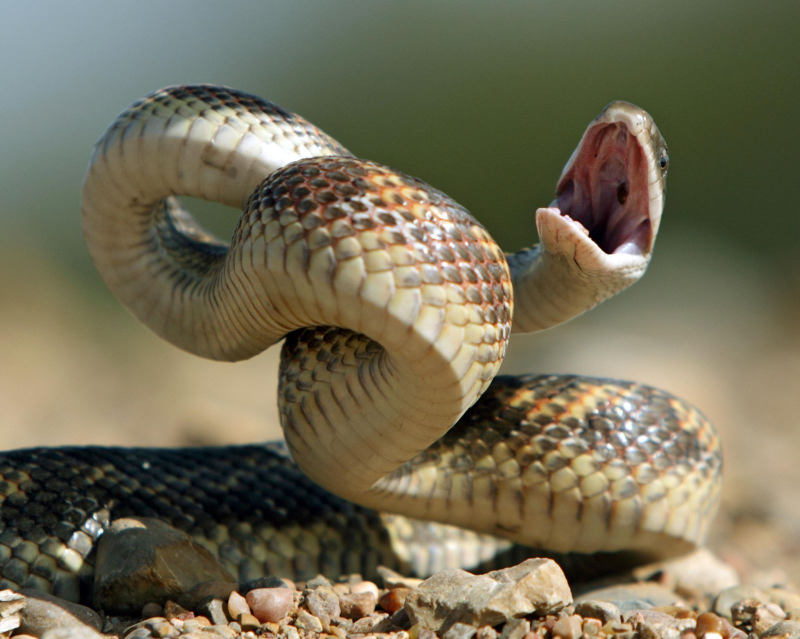
#> input picture assets/snake.jpg, 1600 x 1278 px (shown at 1/2 size)
$ python opencv_images.py
#> lines starting #> are read from the running program, lines starting #| are printed output that depends on the picture
import cv2

# * Read
img = cv2.imread("assets/snake.jpg", cv2.IMREAD_GRAYSCALE)
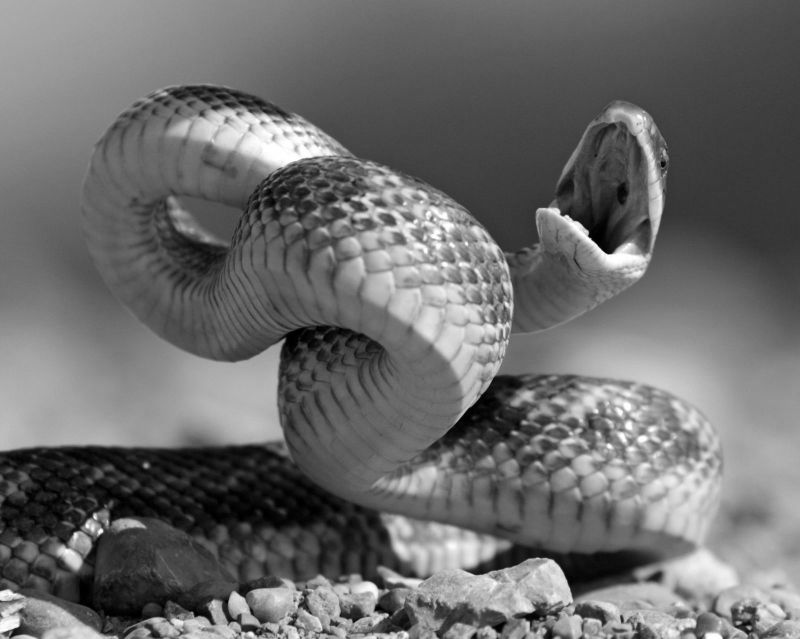
#> img: shape (1278, 1600) (shown at 1/2 size); min 0, max 255, mean 108

# * Resize to half width and half height
img = cv2.resize(img, (0, 0), fx=0.5, fy=0.5)
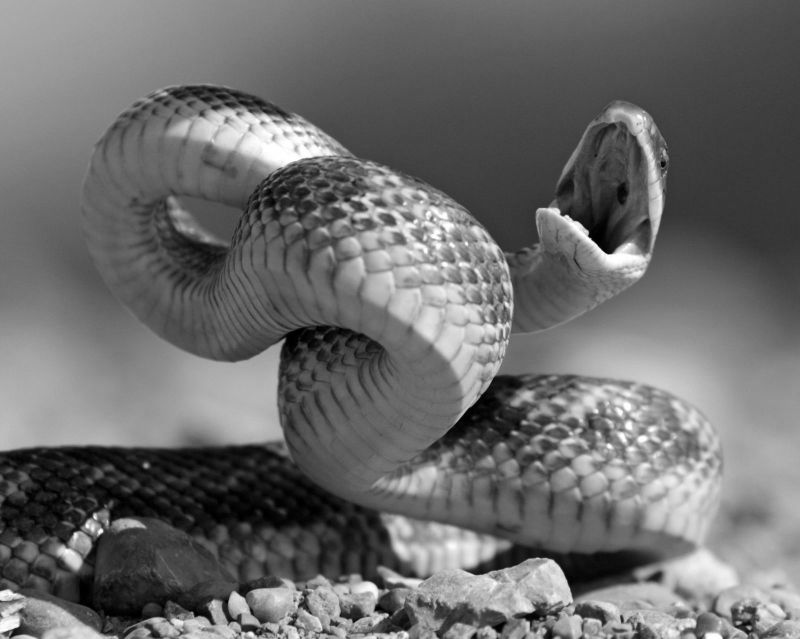
#> img: shape (639, 800); min 0, max 255, mean 108.1

# * Rotate
# img = cv2.rotate(img, cv2.ROTATE_180)

# * Blur
# img = cv2.blur(img, (10, 10))

# * Show
cv2.imshow("Snake", img)
cv2.waitKey(0)

# * Download
cv2.imwrite("assets/snake_grayscale.jpg", img)
